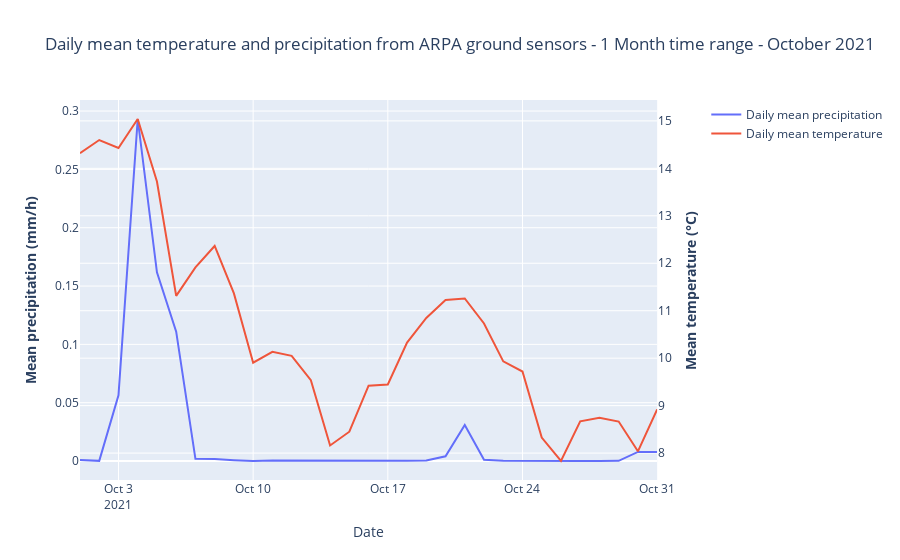

Here is the notebook cell this chart was saved with:
### Markdown cell above
## Plot mean temperature and precipitation for all ARPA sensor over Lombardy region

### Code cell
import matplotlib.pyplot as plt
import plotly.graph_objects as go
from plotly.subplots import make_subplots

fig = make_subplots(specs=[[{"secondary_y": True}]])

# Add traces
fig.add_trace(
    go.Scatter(x=prec_mean.index, y=prec_mean.valore, name="Daily mean precipitation"),
    secondary_y=False,
)

fig.add_trace(
    go.Scatter(x=temp_mean.index, y=temp_mean.valore, name="Daily mean temperature"),
    secondary_y=True,
)

# Add figure title
fig.update_layout(
    title_text="Daily mean temperature and precipitation from ARPA ground sensors - 1 Month time range - " +str(start_date_dt.strftime("%B %Y"))
)

# Set x-axis title
fig.update_xaxes(title_text="Date")

# Set y-axes titles
fig.update_yaxes(title_text="<b>Mean precipitation (mm/h)</b>", secondary_y=False)
fig.update_yaxes(title_text="<b>Mean temperature (°C)</b>", secondary_y=True)

fig.show()

### Figure 1 — Plotly figure (JSON) as saved in the notebook; plotly's stock layout.template omitted (floating-point values rounded to 4 significant figures)
{"data": [{"name": "Daily mean precipitation", "type": "scatter", "x": ["2021-10-01T00:00:00", "2021-10-02T00:00:00", "2021-10-03T00:00:00", "2021-10-04T00:00:00", "2021-10-05T00:00:00", "2021-10-06T00:00:00", "2021-10-07T00:00:00", "2021-10-08T00:00:00", "2021-10-09T00:00:00", "2021-10-10T00:00:00", "2021-10-11T00:00:00", "2021-10-12T00:00:00", "2021-10-13T00:00:00", "2021-10-14T00:00:00", "2021-10-15T00:00:00", "2021-10-16T00:00:00", "2021-10-17T00:00:00", "2021-10-18T00:00:00", "2021-10-19T00:00:00", "2021-10-20T00:00:00", "2021-10-21T00:00:00", "2021-10-22T00:00:00", "2021-10-23T00:00:00", "2021-10-24T00:00:00", "2021-10-25T00:00:00", "2021-10-26T00:00:00", "2021-10-27T00:00:00", "2021-10-28T00:00:00", "2021-10-29T00:00:00", "2021-10-30T00:00:00", "2021-10-31T00:00:00"], "xaxis": "x", "y": [0.0009029, 0.000141, 0.0563, 0.2932, 0.1617, 0.1109, 0.001851, 0.00182, 0.0007491, 2.56e-05, 0.0004228, 0.0003276, 0.0002316, 1.926e-05, 0.0001472, 0.0001536, 0.0001152, 0.0001473, 0.0004045, 0.004074, 0.03086, 0.001112, 0.0002689, 9.616e-05, 5.121e-05, 0.0001792, 0.0001089, 0.0001153, 0.0001472, 0.007778, 0.007643], "yaxis": "y"}, {"name": "Daily mean temperature", "type": "scatter", "x": ["2021-10-01T00:00:00", "2021-10-02T00:00:00", "2021-10-03T00:00:00", "2021-10-04T00:00:00", "2021-10-05T00:00:00", "2021-10-06T00:00:00", "2021-10-07T00:00:00", "2021-10-08T00:00:00", "2021-10-09T00:00:00", "2021-10-10T00:00:00", "2021-10-11T00:00:00", "2021-10-12T00:00:00", "2021-10-13T00:00:00", "2021-10-14T00:00:00", "2021-10-15T00:00:00", "2021-10-16T00:00:00", "2021-10-17T00:00:00", "2021-10-18T00:00:00", "2021-10-19T00:00:00", "2021-10-20T00:00:00", "2021-10-21T00:00:00", "2021-10-22T00:00:00", "2021-10-23T00:00:00", "2021-10-24T00:00:00", "2021-10-25T00:00:00", "2021-10-26T00:00:00", "2021-10-27T00:00:00", "2021-10-28T00:00:00", "2021-10-29T00:00:00", "2021-10-30T00:00:00", "2021-10-31T00:00:00"], "xaxis": "x", "y": [14.32, 14.6, 14.43, 15.04, 13.72, 11.31, 11.91, 12.36, 11.36, 9.905, 10.13, 10.05, 9.537, 8.161, 8.451, 9.419, 9.446, 10.33, 10.85, 11.23, 11.26, 10.73, 9.933, 9.719, 8.326, 7.834, 8.67, 8.746, 8.665, 8.038, 8.921], "yaxis": "y2"}], "layout": {"autosize": true, "title": {"text": "Daily mean temperature and precipitation from ARPA ground sensors - 1 Month time range - October 2021"}, "xaxis": {"anchor": "y", "autorange": true, "domain": [0, 0.94], "range": ["2021-10-01", "2021-10-31"], "title": {"text": "Date"}, "type": "date"}, "yaxis": {"anchor": "x", "autorange": true, "domain": [0, 1], "range": [-0.01627, 0.3095], "title": {"text": "<b>Mean precipitation (mm/h)</b>"}, "type": "linear"}, "yaxis2": {"anchor": "x", "autorange": true, "overlaying": "y", "range": [7.433, 15.44], "side": "right", "title": {"text": "<b>Mean temperature (°C)</b>"}, "type": "linear"}}}
